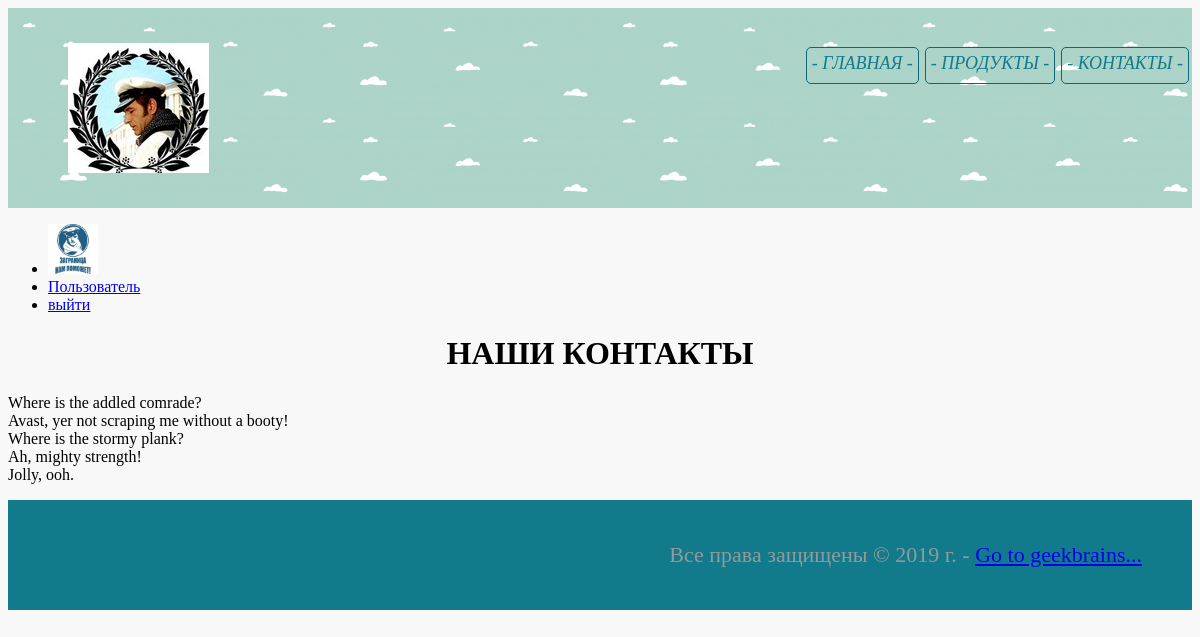
The app's page /contacts/ (signed in) with its own data.
### authapp/models.py (models this page shows, shortened)
class ShopUser(AbstractUser):
    class Meta:
        verbose_name = 'Пользователь'
        verbose_name_plural = 'Пользователи'
    avatar = models.ImageField(upload_to='user_avatars', blank=True)
    age = models.PositiveIntegerField(verbose_name='Возраст')

### mainapp/views.py (the view)
# urls.py: path(r'contacts/', contacts, name='contacts'),
def contacts(request):
    context = {
        'title': 'наши контакты'
    }
    return render(request, 'mainapp/contacts.html', context)

### mainapp/templates/mainapp/contacts.html (shortened to what this page needs)
{% extends 'mainapp/base.html' %}
{% load static %}
{% block content %}
<h1 class="main">{{ title|upper }}</h1>
<p>
    Where is the addled comrade? <br/>
    Avast, yer not scraping me without a booty! <br/>
    Where is the stormy plank? <br/>
    Ah, mighty strength! <br/>
    Jolly, ooh. <br/>
</p>
{% endblock %}

### mainapp/templates/mainapp/base.html (shortened to what this page needs)
<!DOCTYPE html>
{% load static %}
<html lang="en">
<head>
    <link rel="stylesheet" href="{% static 'css/style.css'%}">
</head>
<body>
    {% block header %}
        <div class="header">
            <img class="logo" src="{% static 'img/logo.jpg'%}" alt="Logo">
            {% include 'mainapp/includes/inc_menu.html' %}
        </div>
        <ul>
            {% if user.is_authenticated %}
                <li>
                    <div class = "user_avatar"><img width=50px height="50px" src="/media/{{ user.avatar }}" alt="Аватарка"></div>
                </li>
                <li>
                    <a class="userBage" href = "{% url 'auth:edit' %}" >
                        {{ user.first_name|default:'Пользователь' }}
                    </a>
                </li>
            {% endif %}
                <li>
                    {% if user.is_authenticated %}
                        <a class="userBage" href = "{% url 'auth:logout' %}" >выйти</a>
                    {% else %}
                        <a class="userBage" href = "{% url 'auth:login' %}" >войти</a>
                    {% endif %}
                </li>
        </ul>
    {% endblock %}
    {% block content %}{% endblock %}
    {% block footer %}
        <div class="footer">
            <p>
                Все права защищены &copy;&nbsp;2019 г. - <a href="https://geekbrains.ru" target="_blank">Go to geekbrains...</a>
            </p>
        </div>
    {% endblock %}
</body>
</html>

### static/css/style.css (style rules this page uses)
body { background-color: #f8f8f8; }
.logo { float: left; margin: 15px 10px; border: none; outline: none; }
.header { height: 160px; padding-top: 20px; padding-bottom: 20px; padding-left: 50px; background-image: url("/static/img/header_back.png"); }
.main { text-align: center; }
.footer { height: 90px; background-color: #117a8b; padding-top: 20px; padding-right: 50px; text-align: right; }
.footer > p { color: #95999c; font-size: 22px; }

### records on screen
ShopUser: avatar (picture), first_name "Пользователь"

### other values on screen
{{ title|upper }} "НАШИ КОНТАКТЫ"
